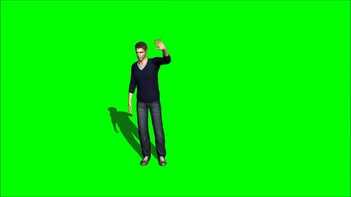
#> input picture Python Files/ProcessamentoImagens/input/chroma.jpg, 351 x 197 px, shrunk from 1280 x 720 before the run
$ python filtros.py
#> lines starting #> are read from the running program, lines starting #| are printed output that depends on the picture; after the words box and inside, x2 and y2 are one past the last pixel; in counts of white or black regions, pixels touching at a corner belong together
### Python Files/ProcessamentoImagens/utils.py
from PIL import Image
import os
import numpy as np # mostrar 2 imagens juntas

INPUT_FOLDER = "input"
OUTPUT_FOLDER = "output"

def in_path(dir, filename):
    return os.path.join(INPUT_FOLDER, dir, filename)


def out_path(dir, filename):
    return os.path.join(OUTPUT_FOLDER, dir, filename)


# [10 lines left out: functions show_vertical, show_horizontal, not called in this run]

### Python Files/ProcessamentoImagens/filtros.py
from PIL import Image, ImageFilter
from math import *
import numpy as np
from utils import *

# [88 lines left out: functions Filtrar, show_box_blur, show_vertical_edges, show_edges, not called in this run]

#ERRADO
def greenmask(img):
#> called with img = 'chroma.jpg'
    hsvImg = Image.open(in_path('', img)).convert('HSV')
#> hsvImg: PIL image 351x197 HSV; mean H, S, V 86.5, 248.3, 243.7
    w, h = hsvImg.size
#> w = 351; h = 197

    hue, sat, val = [], [], []
    for x in range(w):
        for y in range(h):
            pixel = hsvImg.getpixel((x,y))
            hue.append(pixel[0])
            sat.append(pixel[1])
            val.append(pixel[2])
#> after the loop, hue = 69147 items; sat = 69147 items; val = 69147 items

    channel = (np.array( [hue, sat, val] )).T
    mascara = np.ones(hsvImg.size) #crio matriz de uns, e onde identificar ser verde substituo por 0
    for i in (np.nditer(channel)):
        # for j in range(len(sat)):
        #     for k in range(len(val)):
                if 70 <= hue[i] <= 130 and sat[i] >= 50/255 and val[i]>= 50/255:
                    #saturacao entre 0 e 1
                    mascara[i] = 0
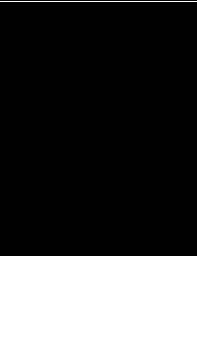
#> mascara: shape (351, 197) float64; values 0 (black) and 1 (white), 27.4% white; 2 white regions, box (x1, y1, x2, y2) and area: (0, 256, 197, 351) 18715, (0, 1, 197, 2) 197
    print(mascara)
#> (printed output is left out)
    imagem = Image.fromarray(mascara, 'HSV')
#> imagem: PIL image 197x351 HSV; mean H, S, V 0.3, 0.3, 0.3
    imagem.show()

#> (the run stopped early here; a loop or call above may not have finished)
